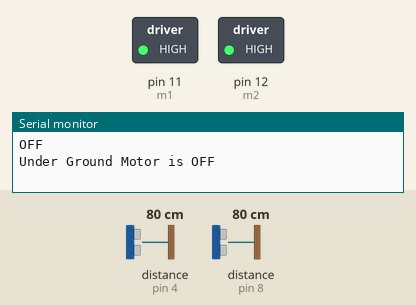
A sketch run on a simulated Arduino Uno, built with avr-gcc and run on an emulated ATmega328P. Shown: switched loads named in the sketch (green lamp = pin HIGH), the last lines printed to the serial monitor. Wiring (inferred from the names in the program): 2 × ultrasonic range finder: trigger pin 2, echo pin 4 / trigger pin 7, echo pin 8. The inputs (shaded band) are chosen by the test bench; at power-on: distance to the obstacle (sensors on pin 8, pin 4) 80 cm. The echo pulse lasts 58.3 µs per cm; pins used as bus, display or sensor lines are not drawn.

Above: at 1.2 s.
1.3 s: distance to the obstacle (sensor on pin 8) set to 176 cm
6.2 s: distance to the obstacle (sensor on pin 8) set to 185 cm
At 11.2 s:
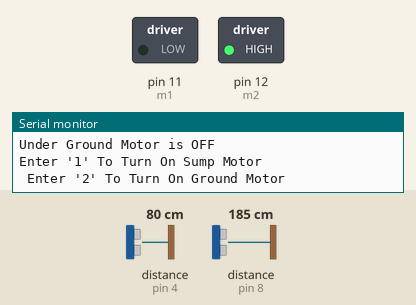
11.5 s: distance to the obstacle (sensor on pin 4) set to 168 cm
16.3 s: distance to the obstacle (sensor on pin 4) set to 175 cm
At 20.9 s:
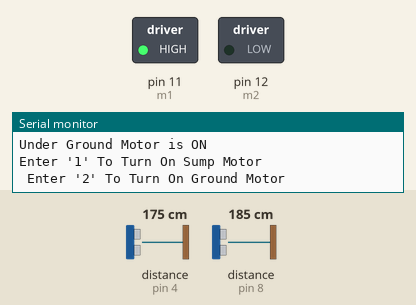
21.6 s: distance to the obstacle (sensor on pin 4) set to 2 cm
At 26.4 s:
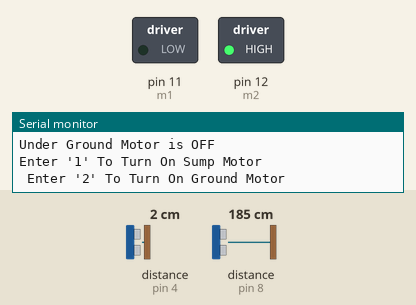
26.7 s: distance to the obstacle (sensor on pin 4) set to 250 cm
At 31.4 s:
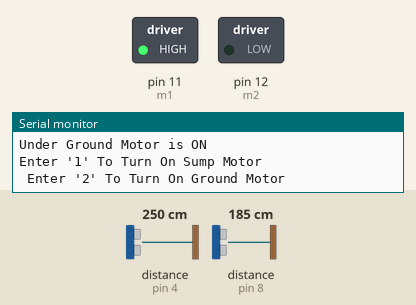
Timing chart, 0 to 32.8 s (numbered marks = the images above; inputs shaded):
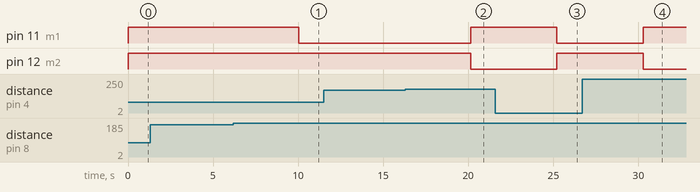

The sketch:

Buliding_water_pumping_task.ino
```cpp
#include <string.h>
const int tank_trig_pin = 7;
const int tank_echo_pin = 8;
const int sump_trig_pin = 2;
const int sump_echo_pin = 4;
const int m1=11;
const int m2=12;
char i;

String MValue(int A1){
  if (A1==HIGH){
    return "OFF";
  }
  else if (A1==LOW){
    return "ON";
  }
}

class  level {
  public:
  float percent;
  double cm;
  double lit;
  long double duration;
  float height;
  //for cylinder  eg:blue tanks
  float radius;    //enter in cm for testing
  double volume(int altitude)  { return 3.14*altitude*radius*radius; }
  /*
  //for Cubiod
  float length;
  float breadth;
  double volume(int altitude) { return length*altitude*breadth; }
  */
  float water_level_percent() { percent = (volume(cm)/volume(height))*100; lit=(volume(height)-volume(cm))/1000;  return percent; }

  double water_level(int trig_pin,int echo_pin){
    digitalWrite(trig_pin , LOW);
    delayMicroseconds(2);
    digitalWrite(trig_pin , HIGH);
    delayMicroseconds(5);
    digitalWrite(trig_pin , LOW);
    duration = pulseIn(echo_pin, HIGH);
    cm = (duration/2)/29.1;
    water_level_percent();
    return cm; }

};

  level tank; level sump;
void setup() {
  Serial.begin(9600);
  pinMode(sump_trig_pin,OUTPUT);
  pinMode(sump_echo_pin,INPUT);
  pinMode(tank_trig_pin,OUTPUT);
  pinMode(tank_echo_pin,INPUT);
  pinMode(m1,OUTPUT);
  pinMode(m2,OUTPUT);
  tank.radius=50; //centimeters
  tank.height=200;//centimeters
  sump.radius=50; //centimeters
  sump.height=200;//entimeters
  digitalWrite(m2,HIGH);
  digitalWrite(m1,HIGH);
}

void loop() {
   int m11= digitalRead(m1);
   int m21= digitalRead(m2);
  tank.water_level (tank_trig_pin,tank_echo_pin);
  sump.water_level (sump_trig_pin,sump_echo_pin);
  //Serial.println("Tank level:");
  //Serial.println(tank.percent);
  //Serial.println("Sump level:");
  //Serial.println(sump.percent);
  //Serial.println(tank.cm);
  //Serial.println(sump.cm);
  if ((Serial.available()|| i=='1' || i=='2')&& tank.percent>10){
     i=Serial.read();
    if (i=='1'){
      digitalWrite(m2,HIGH);
      digitalWrite(m1,LOW);
    }
    else if(i=='2'){digitalWrite(m2,LOW);
    digitalWrite(m1,HIGH);}
    if (tank.percent<10){
      i='0';
    }
  }
  else{
if ( tank.percent<90 && m11 == 1 && m21 == 1 )  { }
else if ((m11==0 || m21==0) && tank.percent<10){
  digitalWrite(m2,HIGH);
  digitalWrite(m1,HIGH);
}
else{
  if (sump.percent>85){
    digitalWrite(m2,LOW);
    digitalWrite(m1,HIGH);
    }
  else if (m21==0 && sump.percent>50){
    digitalWrite(m2,HIGH);
    digitalWrite(m1,LOW);
  }
  else if (tank.percent>90 ){
    digitalWrite(m2,HIGH);
    digitalWrite(m1,LOW);
  }}
  }
   m11= digitalRead(m1);
   m21= digitalRead(m2);

// bluetooth including using TX and RX
 // Serial.pr
  Serial.println(MValue(m11));
  Serial.print("Under Ground Motor is ");
  Serial.println(MValue(m21));
  if(m11 == 0 || m21 == 0){
  Serial.println("Enter \'1\' To Turn On Sump Motor \n Enter \'2\' To Turn On Ground Motor");
  }
  delay(5000);

  }
```

Measured:
- the behaviour switches between 181 and 182 cm on distance to the obstacle (sensor on pin 8) (found by bisection; images 0 and 1)
- the behaviour switches between 171 and 172 cm on distance to the obstacle (sensor on pin 4) (found by bisection; images 1 and 2)
- after the input at 6.2 s, pin 11 (m1): HIGH → LOW after 3.8 s
- after the input at 16.3 s, pin 11 (m1): LOW → HIGH after 3.9 s; pin 12 (m2): HIGH → LOW after 3.9 s
- after the input at 21.6 s, pin 11 (m1): HIGH → LOW after 3.6 s; pin 12 (m2): LOW → HIGH after 3.6 s
- after the input at 26.7 s, pin 11 (m1): LOW → HIGH after 3.6 s; pin 12 (m2): HIGH → LOW after 3.6 s
